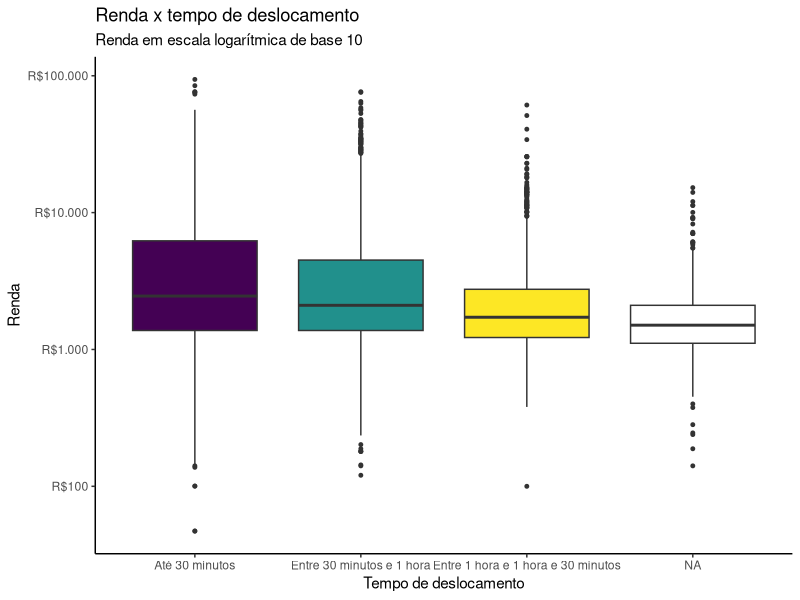

Here is the R script that generated this plot:
## ---- chunk 1
knitr::opts_chunk$set(
  echo = TRUE,
  message = FALSE,
  warning = FALSE
)

library(tidyverse)
library(scales)
## ---- chunk 2
base_final <- read.csv2("base_final.csv")

str(base_final)
names(base_final)
## ---- chunk 3
variaveis <- tibble(
  Variavel = c(
    "tempo_deslocamento",
    "sexo",
    "cor_raca",
    "escolaridade",
    "renda",
    "unidade_planejamento",
    "meio_transporte",
    "peso_upt"
  ),
  Descricao = c(
    "Tempo de deslocamento para o trabalho",
    "Sexo do morador",
    "Cor ou raça declarada",
    "Nível de escolaridade",
    "Renda individual",
    "Unidade de Planejamento Territorial",
    "Principal meio de transporte utilizado",
    "Peso amostral por UPT"
  ),
  Tipo = c(
    "Qualitativa ordinal",
    "Qualitativa nominal",
    "Qualitativa nominal",
    "Qualitativa ordinal",
    "Quantitativa contínua",
    "Qualitativa nominal",
    "Qualitativa nominal",
    "Quantitativa contínua"
  )
)

knitr::kable(
  variaveis,
  caption = "Tabela 1: Descrição das variáveis utilizadas no estudo."
)
## ---- chunk 4
base_final$tempo_deslocamento <- factor(
  base_final$tempo_deslocamento,
  levels = c(
    "Até 30 minutos",
    "Entre 30 minutos e 1 hora",
    "Entre 1 hora e 1 hora e 30 minutos",
    "Entre 1 hora e 30 minutos e 2 horas",
    "Acima de 2 horas"
  ),
  ordered = TRUE
)

base_final$tempo_deslocamento3 <- as.character(base_final$tempo_deslocamento)

base_final$tempo_deslocamento3[
  base_final$tempo_deslocamento %in% c(
    "Entre 1 hora e 1 hora e 30 minutos",
    "Entre 1 hora e 30 minutos e 2 horas",
    "Acima de 2 horas"
  )
] <- "Acima de 1 hora"

base_final$tempo_deslocamento3 <- factor(
  base_final$tempo_deslocamento3,
  levels = c(
    "Até 30 minutos",
    "Entre 30 minutos e 1 hora",
    "Acima de 1 hora"
  ),
  ordered = TRUE
)

base_final$cor_raca2 <- base_final$cor_raca
base_final$cor_raca2[base_final$cor_raca == "Amarela"] <- "Outras"
base_final$cor_raca2[base_final$cor_raca == "Indígena"] <- "Outras"

base_final$escolaridade2 <- base_final$escolaridade

base_final$escolaridade2[
  base_final$escolaridade %in% c(
    "Sem instrução",
    "Fundamental incompleto",
    "Fundamental completo"
  )
] <- "Até fundamental"

base_final$escolaridade2[
  base_final$escolaridade %in% c(
    "Médio incompleto",
    "Médio completo"
  )
] <- "Ensino médio"

base_final$escolaridade2[
  base_final$escolaridade %in% c(
    "Superior incompleto",
    "Superior completo"
  )
] <- "Superior"
## ---- chunk 5
freq_tempo <- table(base_final$tempo_deslocamento)
freq_sexo <- table(base_final$sexo)
freq_cor <- table(base_final$cor_raca2)
freq_escolaridade <- table(base_final$escolaridade2)

knitr::kable(freq_tempo, caption = "Tabela 2: Frequência do tempo de deslocamento.")
knitr::kable(freq_sexo, caption = "Tabela 3: Frequência por sexo.")
knitr::kable(freq_cor, caption = "Tabela 4: Frequência por cor/raça agrupada.")
knitr::kable(freq_escolaridade, caption = "Tabela 5: Frequência por escolaridade agrupada.")
## ---- chunk 6
tab_sexo <- table(base_final$tempo_deslocamento, base_final$sexo)
prop_sexo <- round(prop.table(tab_sexo, 2) * 100, 2)

knitr::kable(tab_sexo, caption = "Tabela 6: Tempo de deslocamento por sexo.")
knitr::kable(prop_sexo, caption = "Tabela 7: Percentual do tempo de deslocamento por sexo.")

teste_sexo <- chisq.test(tab_sexo)
teste_sexo
## ---- chunk 7
tab_cor <- table(base_final$tempo_deslocamento3, base_final$cor_raca2)
prop_cor <- round(prop.table(tab_cor, 2) * 100, 2)

knitr::kable(tab_cor, caption = "Tabela 8: Tempo de deslocamento por cor/raça.")
knitr::kable(prop_cor, caption = "Tabela 9: Percentual do tempo de deslocamento por cor/raça.")

teste_cor <- chisq.test(tab_cor)
teste_cor
## ---- chunk 8
tab_escolaridade <- table(base_final$tempo_deslocamento3, base_final$escolaridade2)
prop_escolaridade <- round(prop.table(tab_escolaridade, 2) * 100, 2)

knitr::kable(tab_escolaridade, caption = "Tabela 10: Tempo de deslocamento por escolaridade.")
knitr::kable(prop_escolaridade, caption = "Tabela 11: Percentual do tempo de deslocamento por escolaridade.")

teste_escolaridade <- chisq.test(tab_escolaridade)
teste_escolaridade
## ---- chunk 9
base_filtrada <- base_final %>%
  filter(renda > 0)

ggplot(base_filtrada, aes(
  x = tempo_deslocamento,
  y = renda,
  weight = peso_upt,
  fill = tempo_deslocamento
)) +
  geom_boxplot(outlier.size = 1) +
  scale_y_log10(
    labels = label_currency(
      prefix = "R$",
      suffix = "",
      big.mark = ".",
      decimal.mark = ","
    )
  ) +
  guides(fill = "none") +
  labs(
    title = "Renda x tempo de deslocamento",
    subtitle = "Renda em escala logarítmica de base 10",
    x = "Tempo de deslocamento",
    y = "Renda"
  ) +
  theme_classic()
